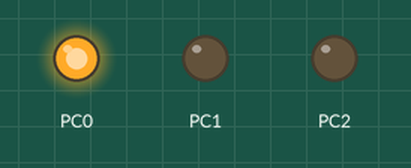
This program was run on a simulated ATmega32, built with avr-gcc and emulated at 16 MHz. Parts: output pins drawn as LEDs (lit = HIGH).

Above: at 0.2 s.
At 0.7 s:
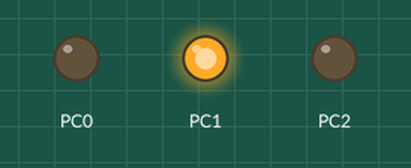
At 2.7 s:
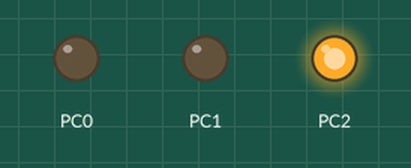
Timing chart, 0 to 3.4 s (numbered marks = the images above):
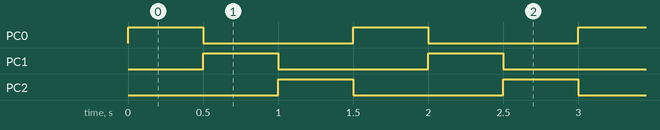

Measured:
- by itself, PC0–2: alternates HIGH for 0.50 s and LOW for 1.0 s
- by itself, everything shown: repeats every 1.5 s, in 3 steps

The program:

main.c
```c
/*
 * main.c
 *
 *  Created on: Aug 16, 2024
 *      Author: Mohamed Newir
 *      Project description: on/off 3 leds in sequence
 */
/*define system frequency*/
#define F_CPU 16000000
/*std libraries*/
#include <avr/io.h>
#include<util/delay.h>

int main(void){
	DDRC |=0x07; /*set pin 0,1,2 as output*/
	PORTC &= 0xf8; /*set pin 0,1,2 to low*/
	while(1){
		PORTC =  0x01;
		_delay_ms(500);
		PORTC =  0x02;
		_delay_ms(500);
		PORTC = 0x04;
		_delay_ms(500);
	}
	return 1;
}
```
